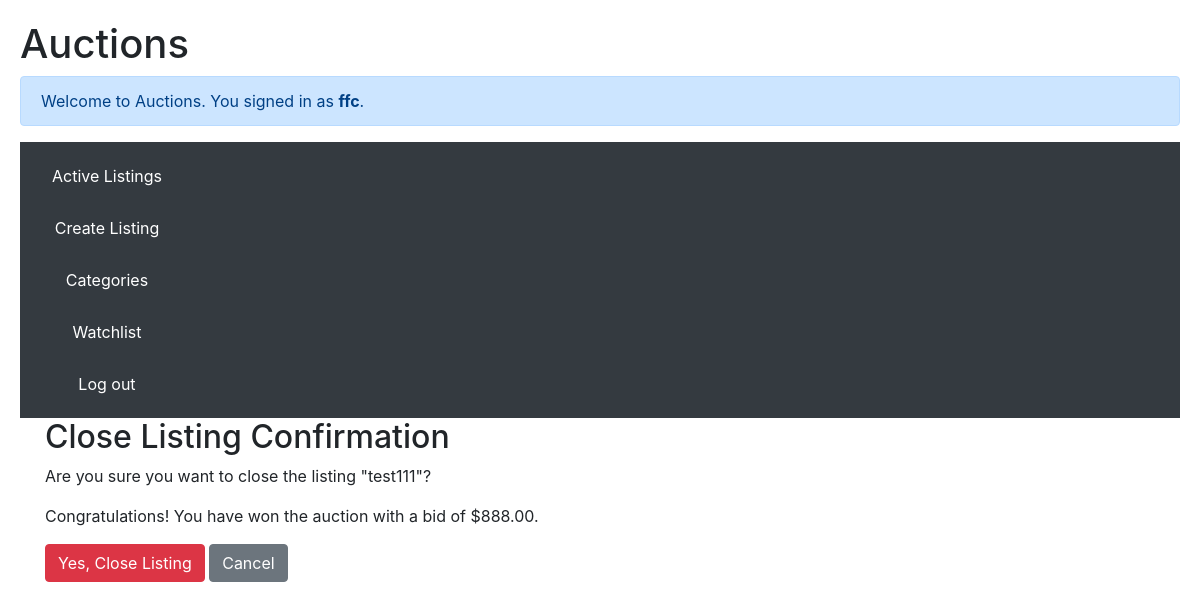
The app's page /close_listing/38/ (signed in) with its own data.
### auctions/models.py (models this page shows, shortened)
class User(AbstractUser):
    pass

class Listing(models.Model):
    title = models.CharField(max_length=25)
    description = models.TextField(max_length=500)
    starting_bid = models.DecimalField(max_digits=10, decimal_places=2)
    current_bid = models.DecimalField(max_digits=10, decimal_places=2, default=0.00)
    is_active = models.BooleanField(default=True)
    category = models.ForeignKey(Category, on_delete=models.CASCADE, related_name='listings')
    creator = models.ForeignKey(User, on_delete=models.CASCADE)
    created_at = models.DateTimeField(auto_now_add=True)
    url = models.URLField(max_length=200, null=True, blank=True)

class Bid(models.Model):
    listing = models.ForeignKey(Listing, on_delete=models.CASCADE, related_name='bids')
    bidder = models.ForeignKey(User, on_delete=models.CASCADE)
    bid_amount = models.DecimalField(max_digits=10, decimal_places=2)
    created_at = models.DateTimeField(auto_now_add=True)
    is_winning = models.BooleanField(default=True)

### auctions/views.py (the view)
# urls.py: path('close_listing/', close_listing, name='close_listing'),
@login_required
def close_listing(request, listing_id):
    listing = get_object_or_404(Listing, pk=listing_id, creator=request.user, is_active=True)
    winning_bid = Bid.objects.filter(listing=listing).aggregate(Max('bid_amount'))['bid_amount__max']
    if winning_bid is not None:
        winning_bid_obj = Bid.objects.get(listing=listing, bid_amount=winning_bid)
    else:
        winning_bid_obj = None
    if request.method == 'POST':
        with transaction.atomic():
            listing.is_active = False
            listing.save()
            return redirect('listing_detail', listing_id=listing_id)
    return render(request, 'auctions/close_listing.html', {'listing': listing, 'winning_bid': winning_bid_obj})

### auctions/templates/auctions/close_listing.html (shortened to what this page needs)
{% extends "auctions/layout.html" %}
{% block body %}
<div class="container">
    <h2>Close Listing Confirmation</h2>
    <p>Are you sure you want to close the listing "{{ listing.title }}"?</p>
    {% if winning_bid %}
        <p>Congratulations! You have won the auction with a bid of ${{ winning_bid.bid_amount }}.</p>
    {% endif %}
    <form method="post" action="{% url 'close_listing' listing_id=listing.id %}">
        <button type="submit" class="btn btn-danger">Yes, Close Listing</button>
        <a href="{% url 'listing_detail' listing_id=listing.id %}" class="btn btn-secondary">Cancel</a>
    </form>
</div>
{% endblock %}

### auctions/templates/auctions/layout.html (shortened to what this page needs)
{% load static %}
<!DOCTYPE html>
<html lang="en">
<head>
    <link rel="stylesheet" href="https://stackpath.bootstrapcdn.com/bootstrap/4.4.1/css/bootstrap.min.css">
    <link href="{% static 'auctions/styles.css' %}" rel="stylesheet">
</head>
    <body>
    <h1>Auctions</h1>
    <div class="alert alert-primary" role="alert">
        {% if user.is_authenticated %}
        Welcome to Auctions. You signed in as <strong>{{ user.username }}</strong>.
        {% else %}
        Not signed in.
        {% endif %}
    </div>
    <nav class="navbar navbar-dark bg-dark">
        {% if user.is_authenticated %}
        <ul style="list-style-type: none">
            <li style="text-decoration:none">
                <a class="active" href="{% url 'index' %}">Active Listings</a>
                <a href="{% url 'create_listing' %}">Create Listing</a>
                <a href="{% url 'category_list' %}">Categories</a>
                <a href="{% url 'watchlist' %}">Watchlist</a>
                <a href="{% url 'login' %}">Log out</a>
                {% else %}
                <a href="{% url 'index' %}">Active Listings</a>
                <a href="{% url 'category_list' %}">Categories</a>
                <a href="{% url 'register' %}">Register</a>
                <a href="{% url 'login' %}">Log In</a>
                {% endif %}
            </li>
        </ul>
    </nav>
    </body>
{% block body %}
{% endblock %}

### auctions/static/auctions/styles.css (style rules this page uses)
body { padding: 20px; }
ul { list-style-type: none; margin: 0; padding: 0; overflow: hidden; }
li { float: left; }
li a { display: block; color: white; text-align: center; padding: 14px 16px; text-decoration: none; }

### records on screen
User: username "ffc"
Listing: title "test111"
Bid: bid_amount "888.00"
